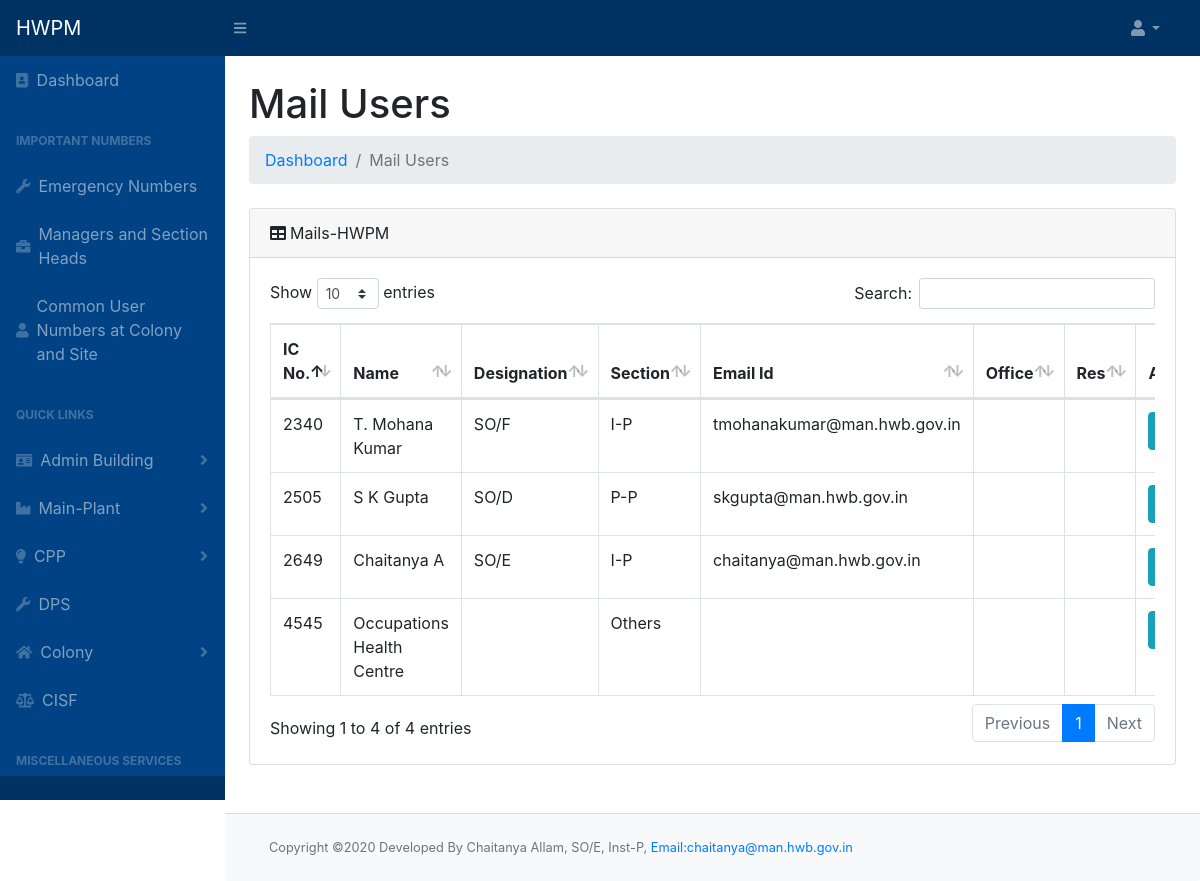
The app's page /mails.php with its own data.
### tables this page shows
CREATE TABLE `employee` (
  `icno` int(10) NOT NULL,
  `name` varchar(50) NOT NULL,
  `designation` varchar(50) NOT NULL,
  `section` varchar(50) NOT NULL,
  `pno` int(20) NOT NULL,
  `email` varchar(100) DEFAULT NULL,
  `mobile` varchar(20) NOT NULL,
  `cat1` int(11) NOT NULL,
  `cat2` int(11) NOT NULL,
  `cat3` int(11) NOT NULL,
  `cat4` int(11) NOT NULL
);

### mails.php (the view, shortened to what this page needs)
<!DOCTYPE html>
<html lang="en">
<?php include "header.php";
?>
<div id="layoutSidenav_content">
  <main>
    <div class="container-fluid">
      <h1 class="mt-4">Mail Users</h1>
      <ol class="breadcrumb mb-4">
        <li class="breadcrumb-item"><a href="index.php">Dashboard</a></li>
        <?php if (isset($_GET['act'])) { ?>
          <li class="breadcrumb-item"><a href="mails.php">Mails</a></li>
          <li class="breadcrumb-item active">
          <?php
          $query = $conn->query("SELECT * FROM `main_act` where `eno`='" . $_GET['act'] . "'");
          if (!$query) die($conn->error);
          while ($row = $query->fetch_assoc()) {
            echo $row['act_name'];
          }
        } else echo "<li class='breadcrumb-item active'>Mail Users</a></li>";
          ?>
      </ol>
        <div class="card mb-4">
                <div class="card-header"><i class="fas fa-table mr-1"></i>Mails-HWPM</div>
                <div class="card-body">
                    <div class="table-responsive table-hover">
                        <table class="table table-bordered" id="dataTable" width="100%" cellspacing="0">
                            <thead>
                                <tr>
                                    <th>IC No.</th>
                                    <th>Name</th>
                                    <th>Designation</th>
                                    <th>Section</th>
                                    <th>Email Id</th>
                                    <th>Office</th>
                                    <th>Res</th>
                                    <th>Actions</th>
                                </tr>
                            </thead>
                            <tbody>
                                <?php $query = $conn->query("SELECT * FROM `employee` WHERE NOT (`email` <=> NULL);");
                                while ($row = $query->fetch_assoc()) {
                                    echo"<tr>";
                                    ?>
                                    <td><?php echo $row['icno']?></td>
                                    <td><?php echo $row['name']?></td>
                                    <td><?php echo $row['designation']?></td>
                                    <td><?php echo $row['section']?></td>
                                    <td><?php echo $row['email']?></td>
                                    <td></td>
                                    <td></td>
                                    <td>
                                    <button type="button" class="btn btn-info" data-toggle="modal" data-target="#myModalview" id="getUser" data-id="<?php echo $row['icno'] ?>"><i class="fa fa-eye"></i></button>
                                    </td>
                                    <?php
                                    echo "</tr>";
                                } ?>
                            </tbody>
                        </table>
                    </div>
                </div>
            </div>
        </div>
    </main>
    <br>
    <footer class="py-4 bg-light mt-auto card-footer">
        <div class="container-fluid">
            <div class="d-flex align-items-center justify-content-between small">
                <div class="text-muted">Copyright &copy;2020 Developed By Chaitanya Allam, SO/E, Inst-P, <a href="mailto:chaitanya@man.hwb.gov.in" style="font-size:0.8rem">Email:chaitanya@man.hwb.gov.in</a></div>
            </div>
        </div>
    </footer>
</div>
</div>
<?php include "footer.php" ?>

### records on screen
employee: icno "2340", name "T. Mohana Kumar", designation "SO/F", section "I-P", email "tmohanakumar@man.hwb.gov.in"
employee: icno "2505", name "S K Gupta", designation "SO/D", section "P-P", email "skgupta@man.hwb.gov.in"
employee: icno "2649", name "Chaitanya A", designation "SO/E", section "I-P", email "chaitanya@man.hwb.gov.in"
employee: icno "4545", name "Occupations Health Centre", section "Others"
